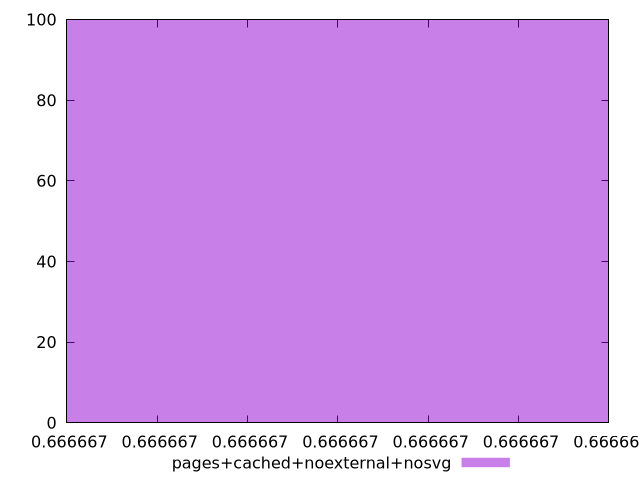

Recreate this plot in gnuplot.
$_pagesCachedNoexternalNosvg <<EOF
0.6666666666666667 100
EOF
set key outside below
set terminal pngcairo
set output "report_00005_2020-11-02T22-26-11.212Z/uses-text-compression/pages+cached+noexternal+nosvg//hist.png"
set yrange [0:100]
set boxwidth 6.052287179021177e-16
set style fill transparent solid 0.5 noborder
plot $_pagesCachedNoexternalNosvg title "pages+cached+noexternal+nosvg" with boxes ,
